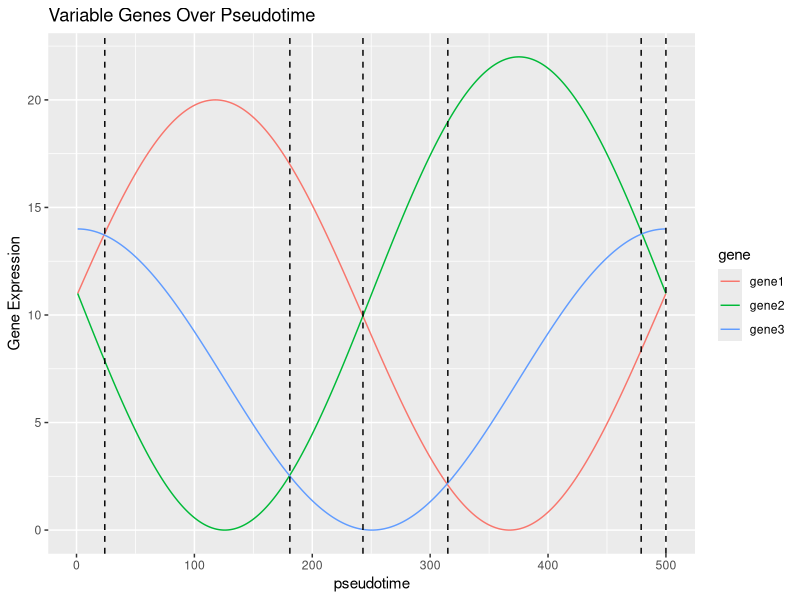

This figure's R source:
## ---- chunk 1
knitr::opts_chunk$set(
  collapse = TRUE,
  comment = "#>"
)
## ---- chunk 2
library(ggplot2)
library(reshape2)
## ---- chunk 3
# Adapted from https://codepal.ai/code-generator/query/n4dEA6I9/plot-sine-wave-ggplot2-r
x <- seq(0, 2*pi, length.out = 500)
gene1_expr <- 10*(sin(x+0.1) + 1)
gene2_expr <- 11*(sin(x-pi) + 1)
gene3_expr <- 7*(sin(x+pi/2) + 1)


genes <- data.frame(gene1 = gene1_expr, gene2=gene2_expr, gene3=gene3_expr)
genes_melt = melt(t(genes), varnames = c("gene", "x"))
genes_melt$x = as.numeric(genes_melt$x)

# Create the plot using ggplot2
ggplot(genes_melt, aes=aes()) +
  geom_line(aes(x=x, y=value, color=gene)) +
  geom_vline(xintercept=24, linetype='dashed') +
  geom_vline(xintercept=181, linetype='dashed') +
    geom_vline(xintercept=243, linetype='dashed') +
    geom_vline(xintercept=315, linetype='dashed') +
    geom_vline(xintercept=479, linetype='dashed') +
    geom_vline(xintercept=500, linetype='dashed') +
  labs(x = "pseudotime", y = "Gene Expression", title = "Variable Genes Over Pseudotime")
